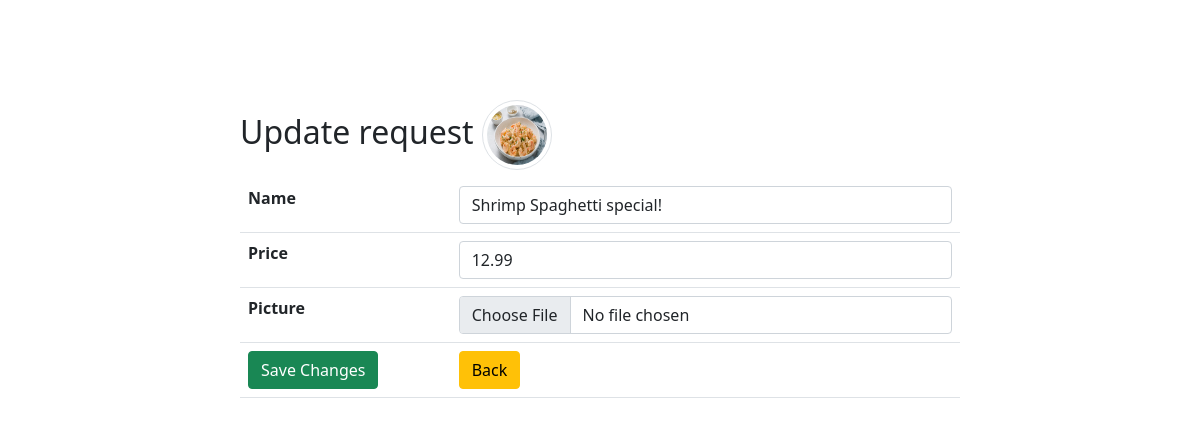
Page /update.php?id=7 on the committed database.
### tables this page shows
CREATE TABLE `products` (
  `id` int(11) NOT NULL,
  `name` varchar(255) NOT NULL,
  `price` decimal(13,2) NOT NULL,
  `picture` varchar(255) DEFAULT NULL
);

### update.php (the view, shortened to what this page needs)
<?php
require_once "actions/db_connect.php";
if ($_GET['id']) {
    $id = $_GET['id'];
    $sql = "SELECT * FROM products WHERE id = $id";
    $result = mysqli_query($connect, $sql);
    if (mysqli_num_rows($result) == 1) {
        $data = mysqli_fetch_assoc($result);
        $name = $data['name'];
        $price = $data['price'];
        $picture = $data['picture'];
    } else {
        header("location: error.php");
    }
} else {
    header("location: error.php");
}
?>
<!DOCTYPE html>
<html lang="en">
<head>
    <?php require_once "components/boot.php" ?>
</head>
<body>
    <fieldset>
        <legend class='h2'>Update request <img class='img-thumbnail rounded-circle' src='pictures/<?php echo $picture?>' alt=""></legend>
        <form action="actions/a_update.php" method="post" enctype="multipart/form-data">
            <table class="table">
                <tr>
                    <th>Name</th>
                    <td><input class="form-control" type="text" name="name" placeholder="Product Name" value="<?php echo $name?>" /></td>
                </tr>
                <tr>
                    <th>Price</th>
                    <td><input class="form-control" type="number" name="price" step="any" placeholder="Price" value="<?php echo $price?>" /></td>
                </tr>
                <tr>
                    <th>Picture</th>
                    <td><input class="form-control" type="file" name="picture" /></td>
                </tr>
                <tr>
                    <td><button class="btn btn-success" type="submit">Save Changes</button></td>
                    <td><a href="index.php"><button class="btn btn-warning" type="button">Back</button></a></td>
                </tr>
            </table>
        </form>
    </fieldset>
</body>
</html>

### update.php (style rules this page uses)
fieldset { margin: auto; margin-top: 100px; width: 60%; }
.img-thumbnail { width: 70px !important; height: 70px !important; }

### rows in the picture
products: picture (picture), name "Shrimp Spaghetti special!", price "12.99"
